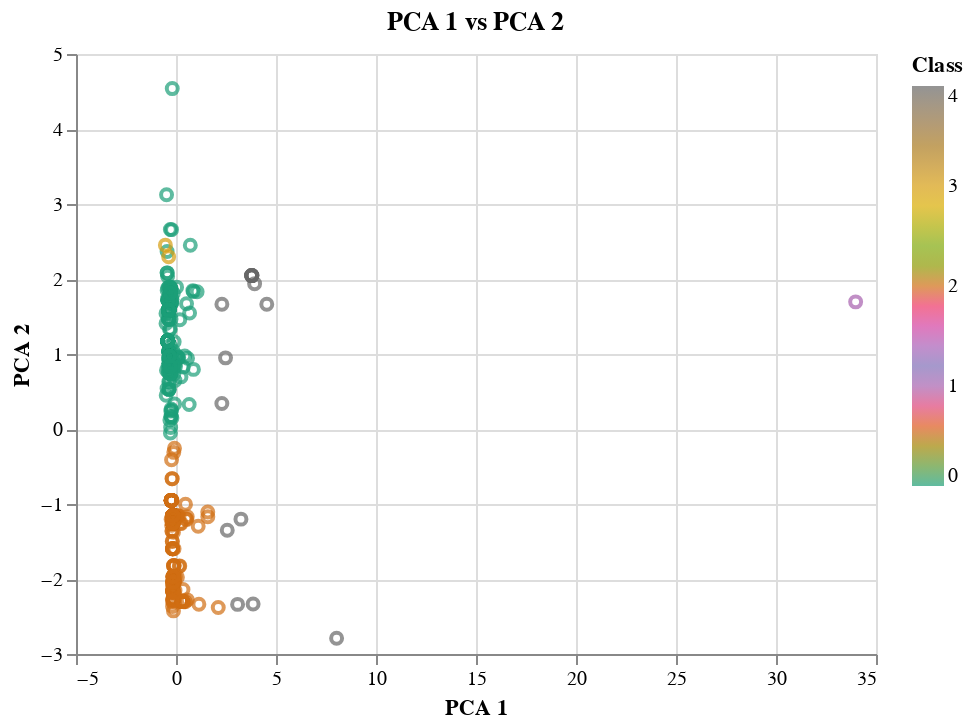

The code cell stored with this chart in its notebook:
### Markdown cell above
### Visualizing Results

#### 3D-Scatter with Clusters

### Code cell
# Create a 2D-Scatter with the PCA data and the clusters
pca_graph = alt.Chart(
    clustered_df).mark_point().encode(
    x="PCA 1",
    y="PCA 2",
    tooltip=["CoinName", "Algorithm", "TotalCoinsMined", "TotalCoinSupply", "Class"],
    color= alt.Color("Class",scale=alt.Scale(scheme='dark2'))
).properties(title="PCA 1 vs PCA 2 ").interactive()
    
pca_graph

### Figure 1 — Vega-Lite specification as saved in the notebook (floating-point values rounded to 4 significant figures; data arrays with more than 128 entries replaced by an {"elided": "..."} marker saying what was removed)
{"config": {"view": {"continuousWidth": 400, "continuousHeight": 300}}, "data": {"name": "data-0bb2f90ee703892d4a794725125aa281"}, "mark": "point", "encoding": {"color": {"type": "quantitative", "field": "Class", "scale": {"scheme": "dark2"}}, "tooltip": [{"type": "nominal", "field": "CoinName"}, {"type": "nominal", "field": "Algorithm"}, {"type": "quantitative", "field": "TotalCoinsMined"}, {"type": "quantitative", "field": "TotalCoinSupply"}, {"type": "quantitative", "field": "Class"}], "x": {"type": "quantitative", "field": "PCA 1"}, "y": {"type": "quantitative", "field": "PCA 2"}}, "selection": {"selector007": {"type": "interval", "bind": "scales", "encodings": ["x", "y"]}}, "title": "PCA 1 vs PCA 2 ", "$schema": "https://vega.github.io/schema/vega-lite/v4.8.1.json", "datasets": {"data-0bb2f90ee703892d4a794725125aa281": {"elided": "532 records"}}}
